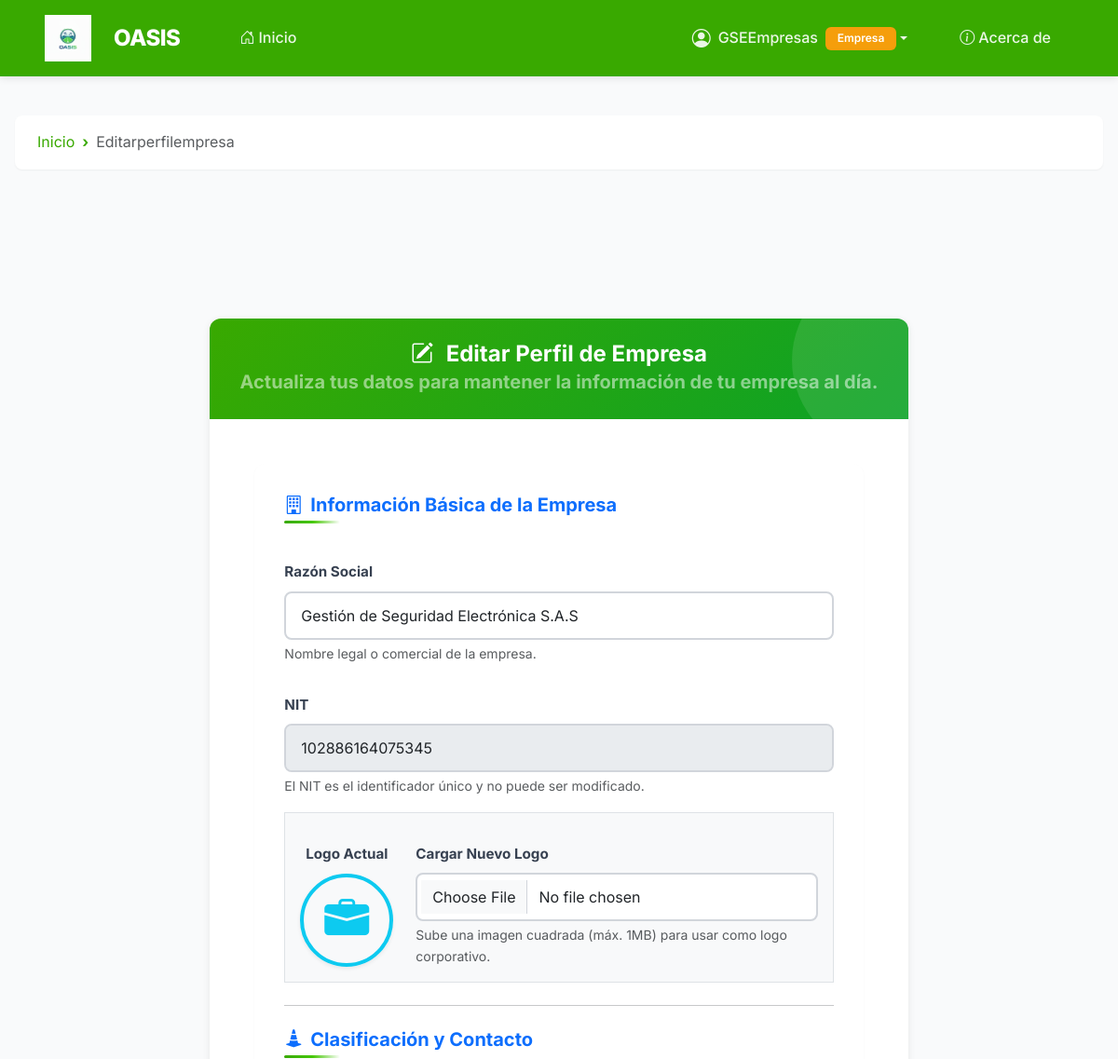
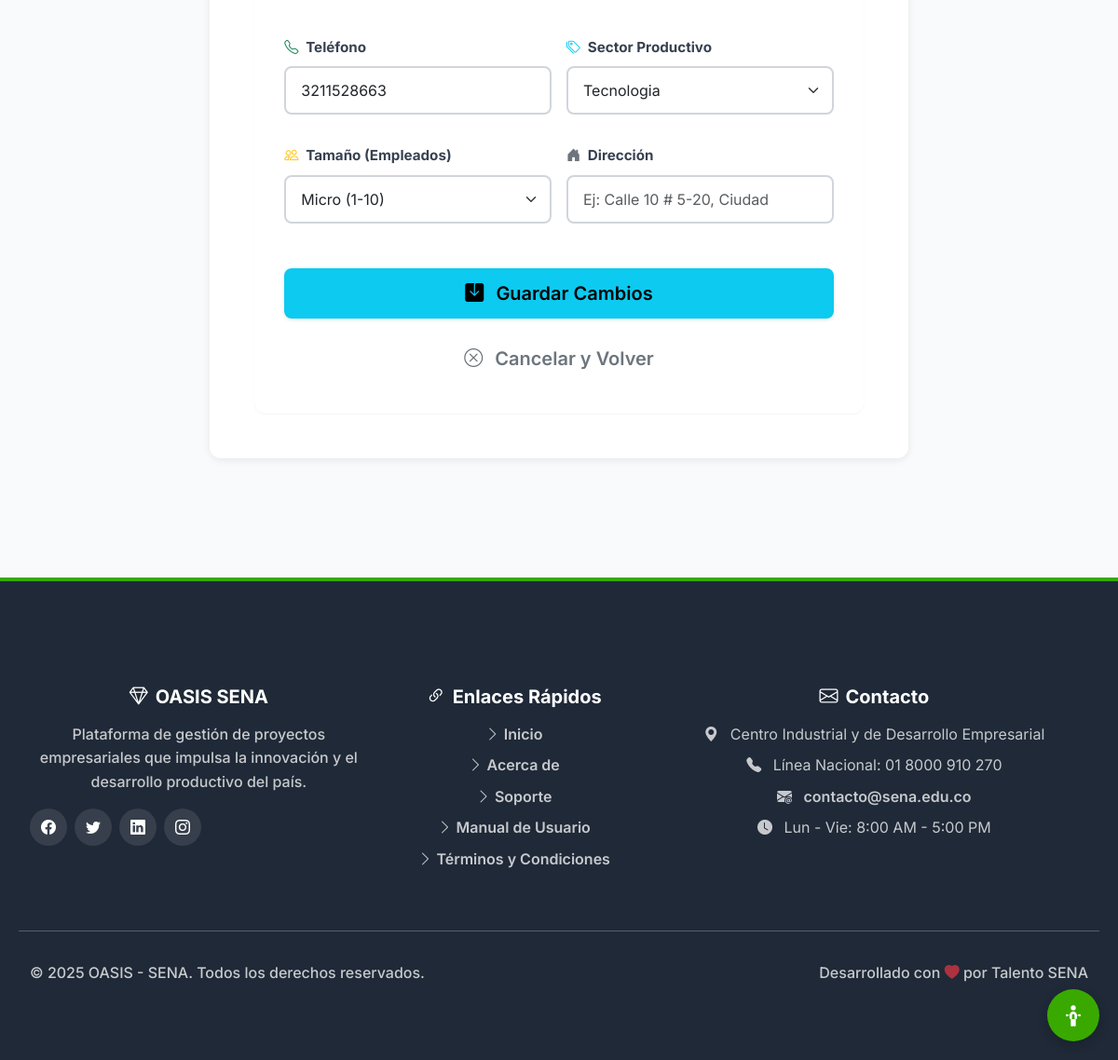
Screenshot of /empresa/editar_perfil/ (signed in) with the database file from the repository (2 pictures, top to bottom).
### usuario/models.py (models this page shows, shortened)
class Usuario(AbstractUser):
    ADMIN = "ADMIN"
    EMPRESA = "EMPRESA"
    APRENDIZ = "APRENDIZ"
    INSTRUCTOR = "INSTRUCTOR"
    ROLES = [
        (ADMIN, "Administrador"),
        (EMPRESA, "Empresa"),
        (APRENDIZ, "Aprendiz"),
        (INSTRUCTOR, "Instructor"),
    ]
    rol = models.CharField(max_length=20, choices=ROLES, default=APRENDIZ, verbose_name="Rol del Usuario")
    esta_activo = models.BooleanField(default=True, verbose_name="Está Activo")
    class Meta:
        verbose_name = "Usuario del Sistema"
        verbose_name_plural = "Usuarios del Sistema"

class PerfilEmpresa(models.Model):
    usuario = models.OneToOneField(Usuario, on_delete=models.CASCADE, primary_key=True, related_name='perfil_empresa')
    razon_social = models.CharField(max_length=100, verbose_name="Razón Social")
    nit = models.CharField(max_length=15, unique=True, verbose_name="NIT")
    telefono = models.CharField(max_length=10, verbose_name="Teléfono")
    sector = models.ForeignKey(SectorProductivo, on_delete=models.SET_NULL, null=True, verbose_name="Sector Productivo")
    class Meta:
        verbose_name = "Perfil de Empresa"
        verbose_name_plural = "Perfiles de Empresas"

### usuario/utils.py (the view)
        def _wrapped_view(request, *args, **kwargs):
            user = request.user
            if not user.is_authenticated:
                return redirect(reverse('auth:login') + f'?next={request.get_full_path()}')
            if user.is_superuser:
                return view_func(request, *args, **kwargs)
            if hasattr(user, 'rol') and user.rol in allowed_roles:
                return view_func(request, *args, **kwargs)
            messages.error(request, "No tienes permiso para acceder a esta página.")
            return redirect('home:inicio') # Redirige a la página de inicio de la app 'home'

### empresas/templates/editar_perfil.html (shortened to what this page needs)
{% extends "base.html" %}
{% load static %}
{% block content %}
<div class="container my-5">
    <div class="row justify-content-center">
        <div class="col-lg-8 col-md-10">
            <div class="card shadow-xl border-0 overflow-hidden profile-card">
                <div class="card-header bg-gradient-corporativo text-white text-center py-4 position-relative">
                    <div class="header-decoration"></div>
                    <h4 class="mb-0 fw-bold">
                        <i class="bi bi-pencil-square me-2"></i>
                        Editar Perfil de Empresa
                    </h4>
                    <p class="mb-0 text-white-50">Actualiza tus datos para mantener la información de tu empresa al día.</p>
                </div>
                <div class="card-body p-4 p-md-5">
                    <form method="POST" enctype="multipart/form-data" novalidate>
                        <h5 class="section-title text-primary mb-4 pb-2">
                            <i class="bi bi-building me-2"></i>
                            Información Básica de la Empresa
                        </h5>
                        <div class="mb-3">
                            <label for="{{ form.razon_social.id_for_label }}" class="form-label fw-bold">Razón Social</label>
                            {{ form.razon_social }}
                            <div class="form-text text-muted">Nombre legal o comercial de la empresa.</div>
                        </div>
                        <div class="mb-3">
                            <label for="{{ form.nit.id_for_label }}" class="form-label fw-bold">NIT</label>
                            <input type="text" class="form-control" value="{{ form.instance.nit }}" disabled readonly>
                            <div class="form-text text-muted">El NIT es el identificador único y no puede ser modificado.</div>
                        </div>
                        <div class="mb-4 d-flex flex-column flex-md-row align-items-center bg-light p-3 rounded-lg border">
                            <div class="me-md-4 mb-3 mb-md-0 text-center">
                                <label class="form-label fw-bold d-block">Logo Actual</label>
                                <div class="avatar-wrapper">
                                    {% if form.instance.logo %}
                                        <img src="{{ form.instance.logo.url }}"
                                            alt="Logo actual"
                                            id="logo-preview"
                                            class="profile-avatar-edit rounded-circle border border-4 border-info shadow-sm">
                                    {% else %}
                                        <div id="logo-preview"
                                             class="profile-avatar-placeholder-edit d-inline-flex align-items-center justify-content-center
                                                    bg-gradient-light text-info rounded-circle border border-4 border-info shadow-sm">
                                            <i class="bi bi-briefcase-fill" style="font-size: 3rem;"></i>
                                        </div>
                                    {% endif %}
                                </div>
                            </div>
                            <div class="flex-grow-1 w-100">
                                <label for="{{ form.logo.id_for_label }}" class="form-label fw-bold">Cargar Nuevo Logo</label>
                                {{ form.logo }}
                                <div class="form-text text-muted">Sube una imagen cuadrada (máx. 1MB) para usar como logo corporativo.</div>
                            </div>
                        </div>
                        <hr class="my-4">
                        <h5 class="section-title text-primary mb-4 pb-2">
                            <i class="bi bi-cone-striped me-2"></i>
                            Clasificación y Contacto
                        </h5>
                        <div class="row g-3 mb-4">
                            <div class="col-md-6">
                                <label for="{{ form.telefono.id_for_label }}" class="form-label fw-bold"><i class="bi bi-telephone me-1 text-success"></i> Teléfono</label>
                                {{ form.telefono }}
                            </div>
                            <div class="col-md-6">
                                <label for="{{ form.sector.id_for_label }}" class="form-label fw-bold"><i class="bi bi-tags me-1 text-info"></i> Sector Productivo</label>
                                {{ form.sector }}
                            </div>
                            <div class="col-md-6">
                                <label for="{{ form.tamano.id_for_label }}" class="form-label fw-bold"><i class="bi bi-people me-1 text-warning"></i> Tamaño (Empleados)</label>
                                {{ form.tamano }}
                            </div>
                            <div class="col-md-6">
                                <label for="{{ form.direccion.id_for_label }}" class="form-label fw-bold"><i class="bi bi-house-door-fill me-1 text-secondary"></i> Dirección</label>
                                {{ form.direccion }}
                            </div>
                        </div>
                        <div class="action-buttons d-grid gap-3 mt-5" style="#38a900e3">
                            <button type="submit" class="btn btn-info btn-lg shadow-sm" style="#38a900e3">
                                <i class="bi bi-save-fill me-2"></i>
                                Guardar Cambios
                            </button>
                            <a href="{% url 'empresas:mi_perfil_empresa' %}" class="btn btn-outline-secondary btn-lg" style="#38a900e3">
                                <i class="bi bi-x-circle me-2"></i>
                                Cancelar y Volver
                            </a>
                        </div>
                    </form>
                </div>
            </div>
        </div>
    </div>
</div>
{% endblock %}

### home/templates/base.html (shortened to what this page needs)
<!DOCTYPE html>
{% load static %}
<html lang="es">
<head>
    <link href="https://cdn.jsdelivr.net/npm/bootstrap@5.3.0/dist/css/bootstrap.min.css" rel="stylesheet">
    <link rel="stylesheet" href="https://cdn.jsdelivr.net/npm/bootstrap-icons@1.11.3/font/bootstrap-icons.min.css">
    <link rel="stylesheet" href="{% static 'css/styles.css' %}">
</head>
<body>
    <nav class="navbar navbar-expand-lg navbar-dark" id="mainNavbar">
        <div class="container-fluid px-lg-5">
            <a class="navbar-brand d-flex align-items-center" href="{% url 'home:inicio' %}">
                <img class="logo_OASIS" src="{% static 'img/logo/Logo_OASIS.jpg' %}" alt="Logo OASIS">
                <span>OASIS</span>
            </a>
            <div class="collapse navbar-collapse" id="navbarNav">
                <ul class="navbar-nav me-auto mb-2 mb-lg-0 ms-lg-4">
                    <li class="nav-item">
                        <a class="nav-link {% if request.resolver_match.url_name == 'home:inicio' %}active{% endif %}"
                            href="{% url 'home:inicio' %}">
                            <i class="bi bi-house-door me-1"></i>Inicio
                        </a>
                    </li>
                </ul>
                <ul class="navbar-nav align-items-lg-center gap-2">
                    {% if user.is_authenticated %}
                    <li class="nav-item dropdown">
                        <a class="nav-link dropdown-toggle d-flex align-items-center" href="#"
                            id="userDropdown" role="button" data-bs-toggle="dropdown" aria-expanded="false">
                            <i class="bi bi-person-circle fs-5 me-2"></i>
                            <span>{{ user.username }}</span>
                            {% if user.get_rol_display %}
                            <span class="badge bg-warning ms-2">{{ user.get_rol_display }}</span>
                            {% endif %}
                        </a>
                    </li>
                    {% endif %}
                    <li class="nav-item">
                        <a class="nav-link {% if request.resolver_match.url_name == 'home:acerca_de' %}active{% endif %}"
                            href="{% url 'home:acerca_de' %}">
                            <i class="bi bi-info-circle me-1"></i>Acerca de
                        </a>
                    </li>
                </ul>
            </div>
        </div>
    </nav>
{% if request.resolver_match.url_name != 'home:inicio' %}
<nav aria-label="breadcrumb" class="container mt-3">
    <ol class="breadcrumb">
        <li class="breadcrumb-item">
            <a href="{% url 'home:inicio' %}">Inicio</a>
        </li>
        <li class="breadcrumb-item active" aria-current="page">
            {% if request.resolver_match.url_name %}
                {{ request.resolver_match.url_name|capfirst|cut:"_" }}
            {% else %}
                Página
            {% endif %}
        </li>
    </ol>
</nav>
{% endif %}
    <main class="container py-4">
        {% block content %}{% endblock %}
    </main>
    <footer class="mt-auto">
        <div class="container">
            <div class="row g-4 py-5">
                <div class="col-lg-4 col-md-6">
                    <h5 class="fw-bold mb-3">
                        <i class="bi bi-gem me-2"></i>OASIS SENA
                    </h5>
                    <p class="opacity-75 mb-3">
                        Plataforma de gestión de proyectos empresariales que impulsa
                        la innovación y el desarrollo productivo del país.
                    </p>
                    <div class="d-flex gap-2">
                        <a href="#" class="social-icon" title="Facebook" aria-label="Facebook">
                            <i class="bi bi-facebook"></i>
                        </a>
                        <a href="#" class="social-icon" title="Twitter" aria-label="Twitter">
                            <i class="bi bi-twitter"></i>
                        </a>
                        <a href="#" class="social-icon" title="LinkedIn" aria-label="LinkedIn">
                            <i class="bi bi-linkedin"></i>
                        </a>
                        <a href="#" class="social-icon" title="Instagram" aria-label="Instagram">
                            <i class="bi bi-instagram"></i>
                        </a>
                    </div>
                </div>
                <div class="col-lg-3 col-md-6">
                    <h5 class="fw-bold mb-3">
                        <i class="bi bi-link-45deg me-2"></i>Enlaces Rápidos
                    </h5>
                    <ul class="list-unstyled">
                        <li class="mb-2">
                            <a href="{% url 'home:inicio' %}" class="opacity-75">
                                <i class="bi bi-chevron-right me-1"></i>Inicio
                            </a>
                        </li>
                        <li class="mb-2">
                            <a href="{% url 'home:acerca_de' %}" class="opacity-75">
                                <i class="bi bi-chevron-right me-1"></i>Acerca de
                            </a>
                        </li>
                        <li class="mb-2">
                            <a href="{% url 'auth:contacto' %}" class="opacity-75">
                                <i class="bi bi-chevron-right me-1"></i>Soporte
                            </a>
                        </li>
                        <li class="mb-2">
                            <a href="{% url 'auth:manual_usuario' %}" class="opacity-75">
                                <i class="bi bi-chevron-right me-1"></i>Manual de Usuario
                            </a>
                        </li>
                        <li class="mb-2">
                            <a href="{% url 'home:tyc' %}" class="opacity-75">
                                <i class="bi bi-chevron-right me-1"></i>Términos y Condiciones
                            </a>
                        </li>
                    </ul>
                </div>
                <div class="col-lg-5 col-md-12">
                    <h5 class="fw-bold mb-3">
                        <i class="bi bi-envelope me-2"></i>Contacto
                    </h5>
                    <ul class="list-unstyled opacity-75">
                        <li class="mb-2">
                            <i class="bi bi-geo-alt-fill me-2"></i>
                            Centro Industrial y de Desarrollo Empresarial
                        </li>
                        <li class="mb-2">
                            <i class="bi bi-telephone-fill me-2"></i>
                            Línea Nacional: 01 8000 910 270
                        </li>
                        <li class="mb-2">
                            <i class="bi bi-envelope-at-fill me-2"></i>
                            <a href="mailto:contacto@sena.edu.co">contacto@sena.edu.co</a>
                        </li>
                        <li class="mb-2">
                            <i class="bi bi-clock-fill me-2"></i>
                            Lun - Vie: 8:00 AM - 5:00 PM
                        </li>
                    </ul>
                </div>
            </div>
            <div class="row border-top border-white border-opacity-25 pt-4 pb-3">
                <div class="col-md-6 text-center text-md-start mb-2 mb-md-0">
                    <p class="mb-0 opacity-75">
                        &copy; 2025 OASIS - SENA. Todos los derechos reservados.
                    </p>
                </div>
                <div class="col-md-6 text-center text-md-end">
                    <p class="mb-0 opacity-75">
                        Desarrollado con <i class="bi bi-heart-fill text-danger"></i> por Talento SENA
                    </p>
                </div>
            </div>
        </div>
    </footer>
    <button id="accesibilidad-btn" aria-label="Menú de accesibilidad" title="Accesibilidad (Alt+A)">
    </button>
</body>
</html>

### rows the page displays
Usuario: username "GSEEmpresas", rol "Empresa"
PerfilEmpresa: razon_social "Gestión de Seguridad Electrónica S.A.S", instance.nit "102886164075345", telefono "3211528663", sector "Tecnologia"

### other values shown
{{ request.resolver_match.url_name|capfirst|cut:"_" }} "Editarperfilempresa"
